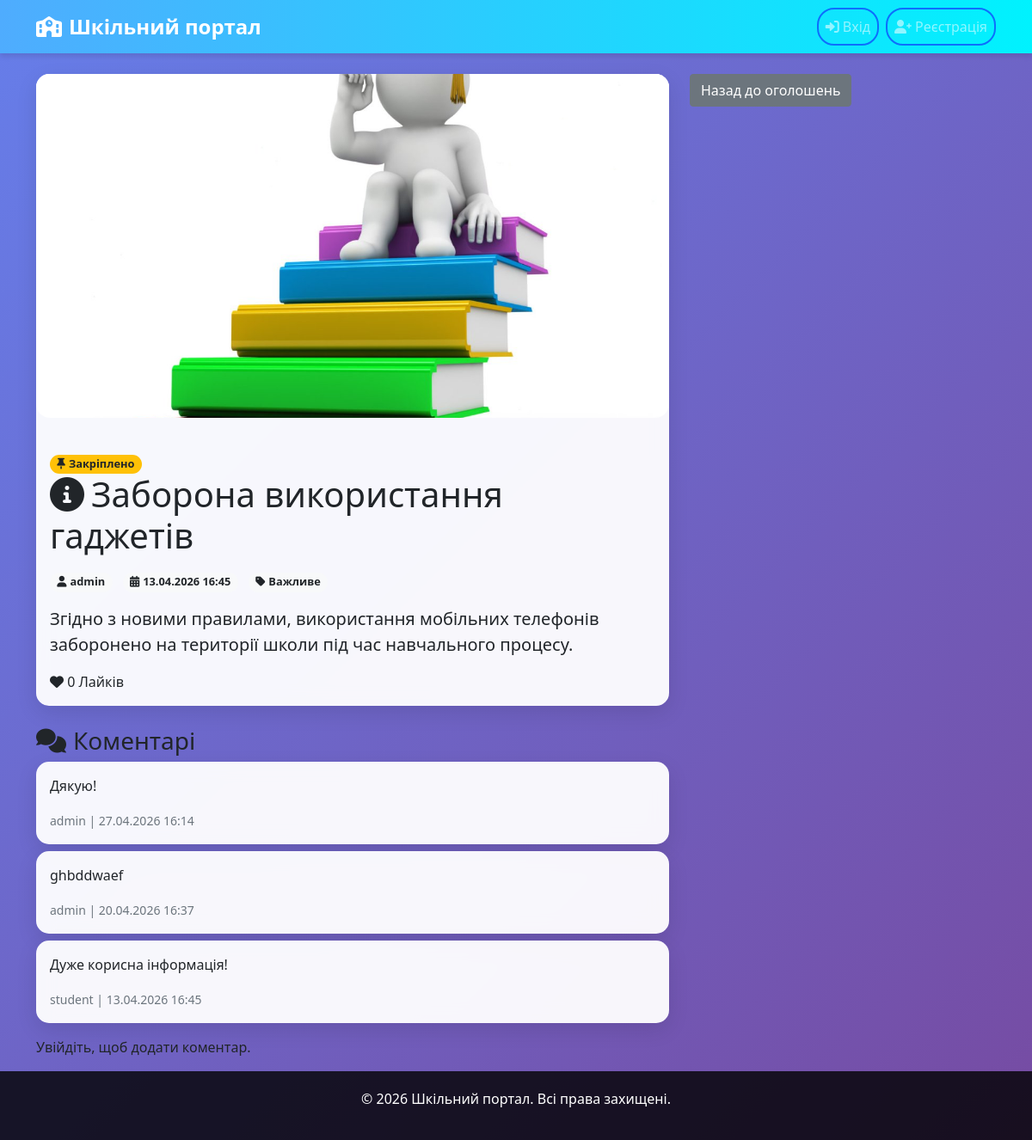
Page /announcements/32/ on the committed database.
### announcements/models.py (models this page shows, shortened)
class Announcement(models.Model):
    title = models.CharField(max_length=200)
    content = models.TextField()
    category = models.ForeignKey(Category, on_delete=models.CASCADE)
    author = models.ForeignKey(User, on_delete=models.CASCADE)
    created_at = models.DateTimeField(auto_now_add=True)
    updated_at = models.DateTimeField(auto_now=True)
    end_date = models.DateField(null=True, blank=True)
    is_pinned = models.BooleanField(default=False)
    file = models.FileField(upload_to='announcements/', blank=True, null=True)
    image = models.ImageField(upload_to='announcements/images/', blank=True, null=True, verbose_name='Зображення')
    class Meta:
        ordering = ['-is_pinned', '-created_at']

class Category(models.Model):
    name = models.CharField(max_length=100, unique=True)
    description = models.TextField(blank=True)

class Comment(models.Model):
    announcement = models.ForeignKey(Announcement, on_delete=models.CASCADE, related_name='comments')
    author = models.ForeignKey(User, on_delete=models.CASCADE)
    content = models.TextField()
    created_at = models.DateTimeField(auto_now_add=True)

### announcements/views.py (the view)
# urls.py: path('<int:pk>/', views.announcement_detail, name='announcement_detail'),
def announcement_detail(request, pk):
    announcement = get_object_or_404(Announcement, pk=pk)
    comments = announcement.comments.all().order_by('-created_at')
    comment_form = CommentForm()
    liked = False
    if request.user.is_authenticated:
        liked = announcement.likes.filter(user=request.user).exists()
    context = {
        'announcement': announcement,
        'comments': comments,
        'comment_form': comment_form,
        'is_admin': request.user.is_authenticated and request.user.groups.filter(name='Admin').exists(),
        'liked': liked,
    }
    return render(request, 'announcements/detail.html', context)

### announcements/templates/announcements/detail.html (shortened to what this page needs)
{% extends 'announcements/base.html' %}
{% block content %}
<div class="row">
    <div class="col-md-8">
        <div class="card announcement-card">
            {% if announcement.image %}
                <div class="mb-4" style="background:#f8f9fa;overflow:hidden;border-radius:1rem;">
                    <img src="{{ announcement.image.url }}" alt="Зображення оголошення" style="width:100%;height:400px;object-fit:cover;object-position:center;display:block;">
                </div>
            {% endif %}
            <div class="card-body">
                {% if announcement.is_pinned %}
                    <span class="badge bg-warning text-dark"><i class="fas fa-thumbtack me-1"></i>Закріплено</span>
                {% endif %}
                <h1 class="card-title mb-3"><i class="fas fa-info-circle me-2"></i>{{ announcement.title }}</h1>
                <div class="mb-3">
                    <span class="badge bg-light text-dark me-2"><i class="fas fa-user me-1"></i>{{ announcement.author.username }}</span>
                    <span class="badge bg-light text-dark me-2"><i class="fas fa-calendar-alt me-1"></i>{{ announcement.created_at|date:"d.m.Y H:i" }}</span>
                    <span class="badge bg-light text-dark"><i class="fas fa-tag me-1"></i>{{ announcement.category.name }}</span>
                </div>
                <p class="card-text fs-5">{{ announcement.content }}</p>
                <div class="mt-3">
                    <span class="like-btn {% if liked %}liked{% endif %}" id="like-btn" data-liked="{{ liked|yesno:'true,false' }}" data-url="{% url 'toggle_like' announcement.pk %}">
                        <i class="fas fa-heart"></i> <span id="like-count">{{ announcement.likes.count }}</span> Лайків
                    </span>
                </div>
            </div>
        </div>
        <div class="mt-4">
            <h3><i class="fas fa-comments me-2"></i>Коментарі</h3>
            {% if comments %}
                {% for comment in comments %}
                    <div class="card mb-2">
                        <div class="card-body">
                            <p class="card-text">{{ comment.content }}</p>
                            <small class="text-muted">
                                {{ comment.author.username }} | {{ comment.created_at|date:"d.m.Y H:i" }}
                            </small>
                        </div>
                    </div>
                {% endfor %}
            {% else %}
                <div class="empty-state">
                    <i class="fas fa-inbox fa-2x mb-2"></i><br>
                    Коментарів ще немає
                </div>
            {% endif %}
            {% if user.is_authenticated %}
                <div class="card mt-3">
                    <div class="card-body">
                        <h5>Додати коментар</h5>
                        <form method="post" action="{% url 'add_comment' announcement.pk %}">
                            {% csrf_token %}
                            <div class="mb-3">
                                {{ comment_form.content }}
                            </div>
                            <button type="submit" class="btn btn-primary">
                                <i class="fas fa-comment me-1"></i>Додати коментар
                            </button>
                        </form>
                    </div>
                </div>
            {% else %}
                <p class="mt-3">Увійдіть, щоб додати коментар.</p>
            {% endif %}
        </div>
    </div>
    <div class="col-md-4">
        <a href="{% url 'announcement_list' %}" class="btn btn-secondary mb-3">Назад до оголошень</a>
    </div>
</div>
{% endblock %}

### static/announcements/css/style.css (style rules this page uses)
body { background: linear-gradient(135deg, #667eea 0%, #764ba2 100%); min-height: 100vh; font-family: 'Segoe UI', Tahoma, Geneva, Verdana, sans-serif; }
.card { border: none; border-radius: 15px; box-shadow: 0 8px 25px rgba(0, 0, 0, 0.1); transition: transform 0.3s ease, box-shadow 0.3s ease; background: rgba(255, 255, 255, 0.95); backdrop-filter: blur(10px); }
.badge { border-radius: 20px; font-size: 0.8rem; }
.card { animation: fadeIn 0.5s ease-out; }

### rows in the picture
Announcement: image (picture), title "Заборона використання гаджетів", author.username "admin", created_at "13.04.2026 16:45", category.name "Важливе", content "Згідно з новими правилами, використання мобільних телефонів заборонено на території школи під час навчального процесу.", likes.count "0"
Comment: content "Дякую!", author.username "admin", created_at "27.04.2026 16:14"
Comment: content "ghbddwaef", author.username "admin", created_at "20.04.2026 16:37"
Comment: content "Дуже корисна інформація!", author.username "student", created_at "13.04.2026 16:45"
